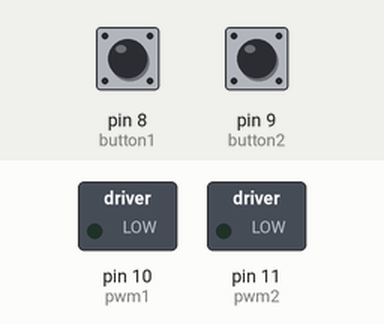
Simulated run of this sketch. Board: Arduino Uno, built with avr-gcc and run on an emulated ATmega328P. Parts: switched loads named in the sketch (green lamp = pin HIGH). Dashed ring = blinking. Inputs (shaded band) come from the test bench; at power-on: pin 8 (button1) HIGH, pin 9 (button2) HIGH.

Above: at 1.3 s.
1.4 s: pin 8 (button1) pulled LOW for 1 s
At 1.87 s:
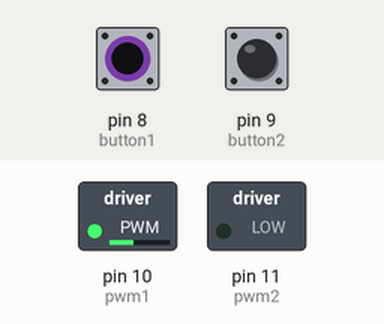
4.0 s: pin 9 (button2) pulled LOW for 3.2 s
At 8.4 s:
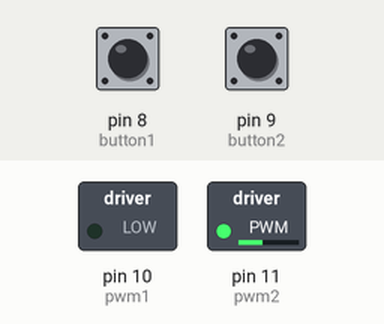
8.7 s: pin 8 (button1) pulled LOW for 0.3 s
At 10.2 s:
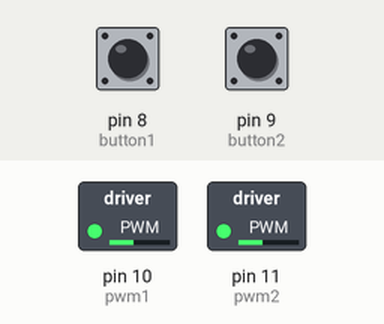
10.5 s: pin 8 (button1) pulled LOW for 3.2 s
At 11.12 s:
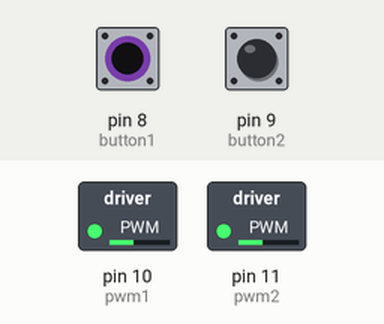
15.2 s: pin 9 (button2) pulled LOW for 0.3 s
At 16.6 s:
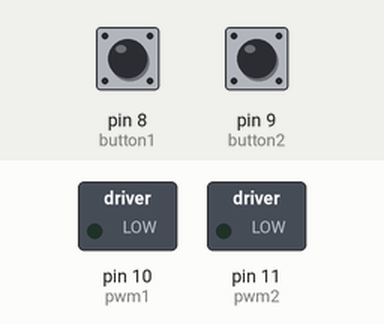
Timing chart, 0 to 18.0 s (numbered marks = the images above; inputs shaded):
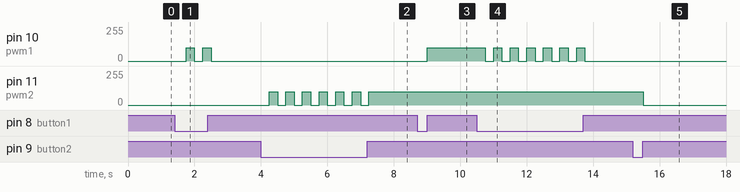

The sketch:

PWMMotor.ino
```cpp
#define pwm1         10
#define button1      8
#define pwm2         11
#define button2      9

boolean switch1 = 0;
int buttonState1 = 0;
int level1 = 100;
int level2 = 100;

boolean switch2 = 0;
int buttonState2 = 0;

void setup() {
  pinMode(pwm1,   OUTPUT);
  pinMode(button1, INPUT_PULLUP);
  pinMode(pwm2,   OUTPUT);
  pinMode(button2, INPUT_PULLUP);
  Serial.begin(9600);
}

void loop() {

   buttonState1 = digitalRead(button1);
   buttonState2 = digitalRead(button2);

  if (buttonState1 == 0){
    switch1 = !switch1;
  }

  if (buttonState2 == 0){
    switch2 = !switch2;
  }

  delay(250);


  if (switch1 == 1)  {
    analogWrite(pwm1, level1);

  }
  else if (switch1 == 0){
   analogWrite(pwm1, 0);
  }

  if (switch2 == 1)  {
    analogWrite(pwm2, level2);

  }
  else if (switch2 == 0){
   analogWrite(pwm2, 0);


}
}
```

Measured:
- after the input at 1.4 s, pin 10 (pwm1): alternates 100/255 for 0.25 s and 0/255 for 0.25 s, 4 changes in all, then stays 0/255, starting after 0.35 s
- after the input at 4.0 s, pin 11 (pwm2): alternates 100/255 for 0.25 s and 0/255 for 0.25 s, 13 changes in all, then stays 100/255, starting after 0.25 s
- after the input at 8.7 s, pin 10 (pwm1): 0/255 → 100/255 after 0.30 s
- after the input at 10.5 s, pin 10 (pwm1): alternates 100/255 for 0.25 s and 0/255 for 0.25 s, 13 changes in all, then stays 0/255, starting after 0.25 s
- after the input at 15.2 s, pin 11 (pwm2): 100/255 → 0/255 after 0.30 s
